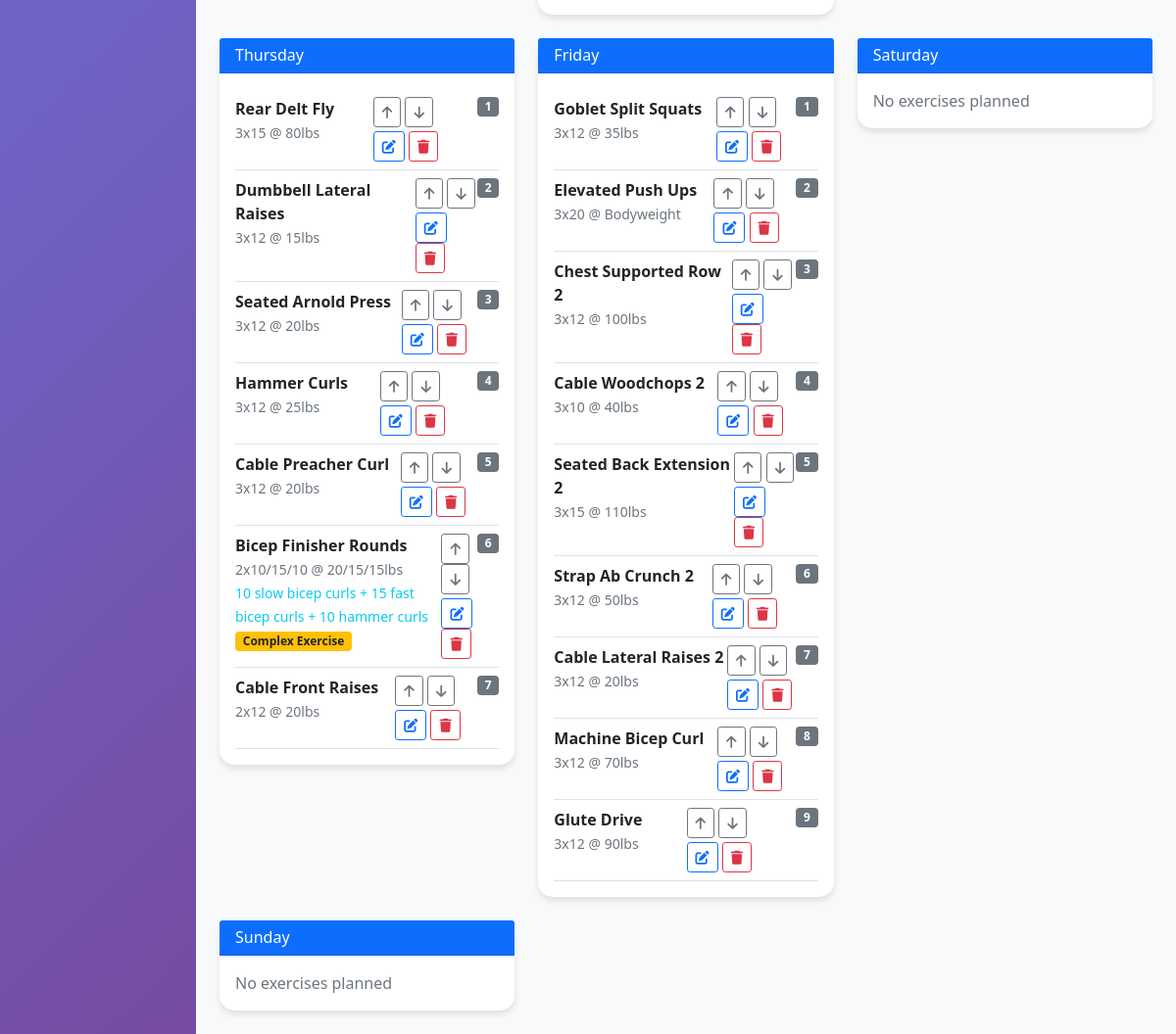
/weekly_plan (lower part), run on an earlier commit of the app's database.
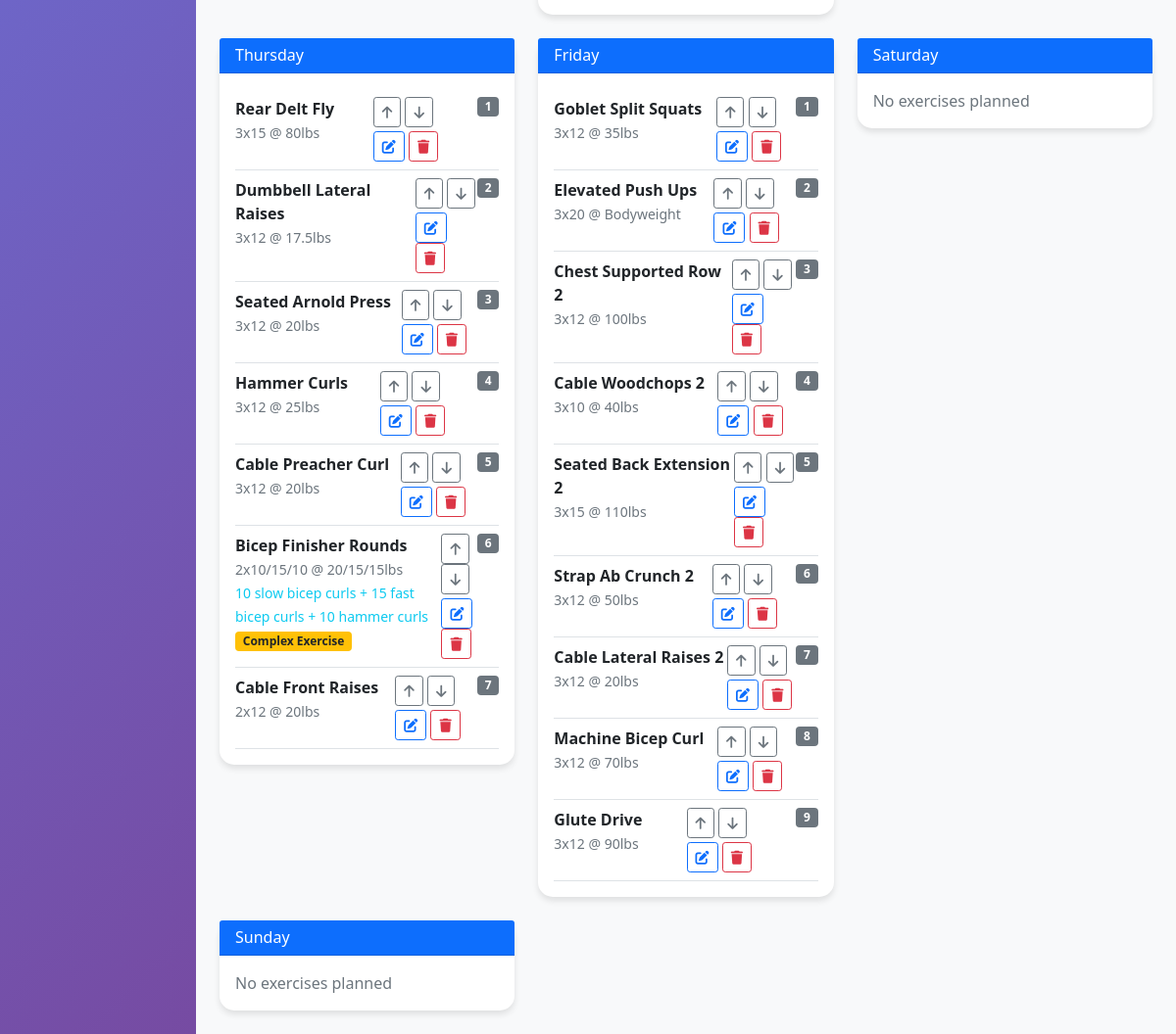
And on a later commit of the database.
### tables this page shows
CREATE TABLE weekly_plan (
    id INTEGER PRIMARY KEY AUTOINCREMENT,
    day_of_week TEXT,
    exercise_name TEXT,
    target_sets INTEGER,
    target_reps TEXT,
    target_weight TEXT,
    exercise_order INTEGER,
    notes TEXT,
    created_date TEXT,
    updated_date TEXT
, order_index INTEGER DEFAULT 1, exercise_type TEXT DEFAULT "working_set", progression_rate TEXT DEFAULT "normal", created_by TEXT DEFAULT "user", newly_added BOOLEAN DEFAULT FALSE, date_added TEXT, progression_notes TEXT);

### app.py (the view)
@app.route('/weekly_plan')
def weekly_plan():
    conn = get_db_connection()
    cursor = conn.cursor()
    cursor.execute("PRAGMA table_info(weekly_plan)")
    columns = [col[1] for col in cursor.fetchall()]
    if 'target_sets' in columns:
        cursor.execute('SELECT id, day_of_week, exercise_name, target_sets, target_reps, target_weight, exercise_order, COALESCE(notes, ""), COALESCE(newly_added, 0), COALESCE(progression_notes, "") FROM weekly_plan ORDER BY day_of_week, exercise_order')
    else:
        cursor.execute('SELECT id, day_of_week, exercise_name, sets, reps, weight, order_index, COALESCE(notes, ""), 0, "" FROM weekly_plan ORDER BY day_of_week, order_index')
    plan_data = cursor.fetchall()
    conn.close()
    plan_by_day = {}
    for row in plan_data:
        id, day, exercise, sets, reps, weight, order, notes, newly_added, progression_notes = row
        if day not in plan_by_day:
            plan_by_day[day] = []
        plan_by_day[day].append({
            'id': id,
            'exercise': exercise,
            'sets': sets,
            'reps': reps,
            'weight': weight,
            'order': order,
            'notes': notes or "",
            'newly_added': bool(newly_added),
            'progression_notes': progression_notes or ""
        })
    return render_template('weekly_plan.html', plan_by_day=plan_by_day)

### app.py (called while the page is built)
def get_db_connection():
    return sqlite3.connect('workout_logs.db', timeout=10.0)

### templates/weekly_plan.html (shortened to what the changed rows need)
{% extends "base.html" %}
{% block content %}
<div class="row">
    {% set days = ['monday', 'tuesday', 'wednesday', 'thursday', 'friday', 'saturday', 'sunday'] %}
    {% for day in days %}
        <div class="col-md-6 col-lg-4 mb-4">
            <div class="card">
                <div class="card-header bg-primary text-white">
                    <h6 class="mb-0">{{ day.title() }}</h6>
                </div>
                <div class="card-body">
                    {% if day in plan_by_day %}
                        {% for exercise in plan_by_day[day] %}
                            <div class="border-bottom py-2">
                                <div class="d-flex justify-content-between align-items-start">
                                    <div>
                                        <strong>
                                            {{ exercise.exercise.title() }}
                                        </strong><br>
                                        <small class="text-muted">{{ exercise.sets }}x{{ exercise.reps }} @ {{ exercise.weight }}</small>
                                        {% if exercise.notes %}
                                            <br><small class="text-info">{{ exercise.notes }}</small>
                                        {% endif %}
                                        {% if 'burnout' in exercise.exercise.lower() or 'rounds' in exercise.exercise.lower() %}
                                            <br><small class="badge bg-warning text-dark">Complex Exercise</small>
                                        {% endif %}
                                    </div>
                                    <div class="d-flex flex-column gap-1">
                                        <div>
                                            <button class="btn btn-sm btn-outline-secondary" onclick="moveExercise('{{ day }}', '{{ exercise.exercise }}', 'up')">
                                                <i class="fas fa-arrow-up"></i>
                                            </button>
                                            <button class="btn btn-sm btn-outline-secondary" onclick="moveExercise('{{ day }}', '{{ exercise.exercise }}', 'down')">
                                                <i class="fas fa-arrow-down"></i>
                                            </button>
                                        </div>
                                        <div>
                                            <button class="btn btn-sm btn-outline-primary edit-btn"
                                                    data-id="{{ exercise.id }}"
                                                    data-day="{{ day }}"
                                                    data-exercise="{{ exercise.exercise }}"
                                                    data-sets="{{ exercise.sets }}"
                                                    data-reps="{{ exercise.reps }}"
                                                    data-weight="{{ exercise.weight }}"
                                                    data-notes="{{ exercise.notes }}"
                                                    data-progression-notes="{{ exercise.progression_notes or '' }}">
                                                <i class="fas fa-edit"></i>
                                            </button>
                                            <button class="btn btn-sm btn-outline-danger" onclick="deleteExercise('{{ day }}', '{{ exercise.exercise }}')">
                                                <i class="fas fa-trash"></i>
                                            </button>
                                        </div>
                                    </div>
                                    <span class="badge bg-secondary">{{ exercise.order }}</span>
                                </div>
                            </div>
                        {% endfor %}
                    {% else %}
                        <p class="text-muted mb-0">No exercises planned</p>
                    {% endif %}
                </div>
            </div>
        </div>
    {% endfor %}
</div>
{% endblock %}

What changed in the data, as far as the page shows it:
changed weekly_plan "Dumbbell Lateral Raises": weight "15lbs" → "17.5lbs"
